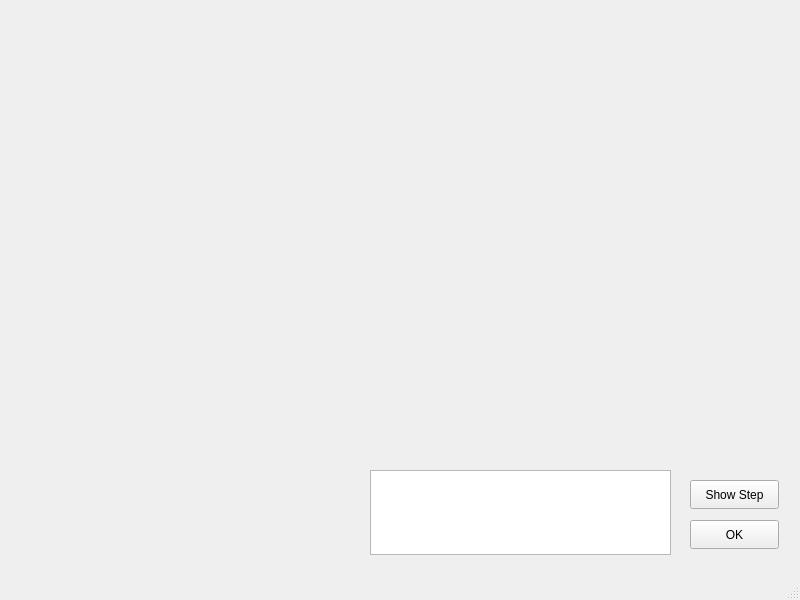
<?xml version="1.0" encoding="UTF-8"?>
<ui version="4.0">
 <class>MainWindow</class>
 <widget class="QMainWindow" name="MainWindow">
  <property name="geometry">
   <rect>
    <x>0</x>
    <y>0</y>
    <width>800</width>
    <height>600</height>
   </rect>
  </property>
  <property name="windowTitle">
   <string>MainWindow</string>
  </property>
  <widget class="QWidget" name="centralwidget">
   <widget class="QTextEdit" name="textEdit">
    <property name="geometry">
     <rect>
      <x>370</x>
      <y>470</y>
      <width>301</width>
      <height>85</height>
     </rect>
    </property>
   </widget>
   <widget class="QPushButton" name="okButton">
    <property name="geometry">
     <rect>
      <x>690</x>
      <y>520</y>
      <width>89</width>
      <height>29</height>
     </rect>
    </property>
    <property name="text">
     <string>OK</string>
    </property>
   </widget>
   <widget class="QPushButton" name="showButton">
    <property name="geometry">
     <rect>
      <x>690</x>
      <y>480</y>
      <width>89</width>
      <height>29</height>
     </rect>
    </property>
    <property name="text">
     <string>Show Step</string>
    </property>
   </widget>
  </widget>
  <widget class="QMenuBar" name="menubar">
   <property name="geometry">
    <rect>
     <x>0</x>
     <y>0</y>
     <width>800</width>
     <height>21</height>
    </rect>
   </property>
  </widget>
  <widget class="QStatusBar" name="statusbar"/>
 </widget>
 <resources/>
 <connections/>
</ui>
